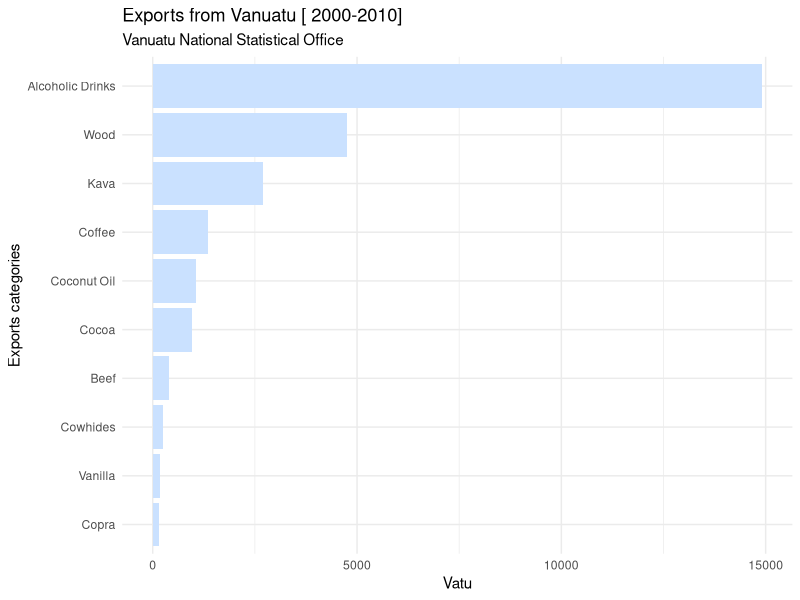
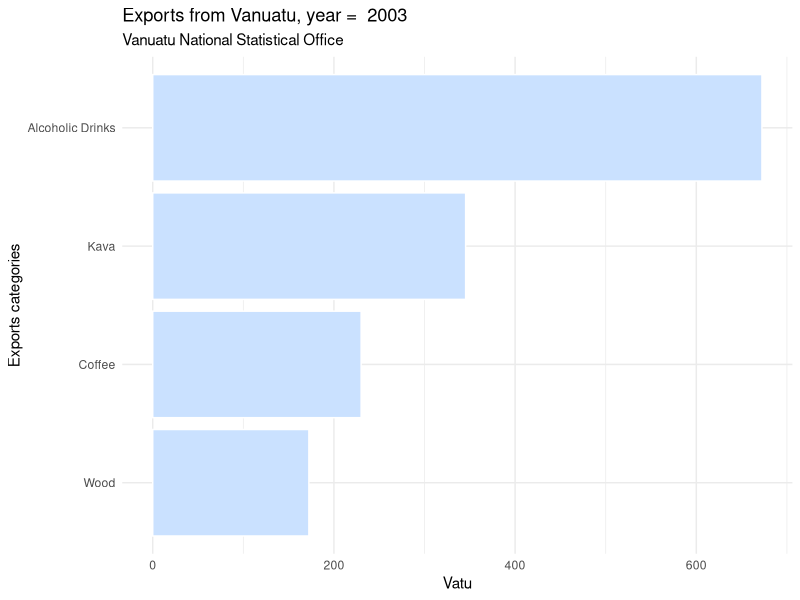

Reproduce these figures in R, in order.
## ---- chunk 1
# Load the required libraries

# For manipulating data
library(tidyverse)

# For tables display
library(flextable)

## ---- chunk 2
Mydata <- read.csv("Data/TradeData.csv")
## ---- chunk 3
# Calculate total value by principle export type
CommodityByType <- Mydata %>%
  group_by(Principle_Exports) %>%
  summarise(total = sum(Stat_Value)) %>%
  arrange(desc(total))

## ---- chunk 4
# Table display
# To reduce the homogenization efforts and the number of functions to be called, 
# it is recommended to define formatting properties once and for all

set_flextable_defaults(
  font.size = 10,   table.layout = "autofit")

# Printing the table
flextable(CommodityByType)
## ---- chunk 5
# Plot the exports
CommodityByType  %>%
  ggplot(aes(x = reorder(Principle_Exports, total), y = (total))) +
    geom_bar(stat = "identity", 
             fill= "lightsteelblue1") +
  labs(title ="Exports from Vanuatu [ 2000-2010] ", 
       subtitle = "Vanuatu National Statistical Office", 
       x= "Exports categories",
       y = "Vatu") +
  coord_flip() +
  theme_minimal()

## ---- chunk 6
knitr::knit_exit()
## ---- chunk 7
MyYear <- 2003
## ---- chunk 8
# Now only for a specific year
CommodityByType_Year <- Mydata %>%
  filter(Year == MyYear) %>%
  group_by(Principle_Exports) %>%
  summarise(total = sum(Stat_Value)) %>%
  arrange(desc(total))

## ---- chunk 9
flextable(CommodityByType_Year)
## ---- chunk 10
# Plot the exports for the specific year
CommodityByType_Year  %>%
  ggplot(aes(x = reorder(Principle_Exports, total), y = (total))) +  
    geom_bar(stat = "identity", color="white", fill= "lightsteelblue1") +
      labs( x= "Exports categories", 
            y = "Vatu", 
            title = paste("Exports from Vanuatu, year = ", MyYear),
            subtitle = "Vanuatu National Statistical Office") +
  coord_flip() +
  theme_minimal()
